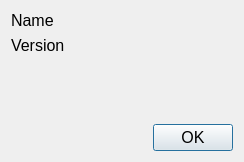
<?xml version="1.0" encoding="UTF-8"?>
<ui version="4.0">
 <class>AboutDialog</class>
 <widget class="QDialog" name="AboutDialog">
  <property name="geometry">
   <rect>
    <x>0</x>
    <y>0</y>
    <width>244</width>
    <height>162</height>
   </rect>
  </property>
  <property name="windowTitle">
   <string>Dialog</string>
  </property>
  <layout class="QHBoxLayout" name="horizontalLayout_2">
   <item>
    <layout class="QVBoxLayout" name="verticalLayout_2">
     <item>
      <layout class="QVBoxLayout" name="verticalLayout">
       <item>
        <widget class="QLabel" name="labelName">
         <property name="font">
          <font>
           <pointsize>12</pointsize>
          </font>
         </property>
         <property name="text">
          <string>Name</string>
         </property>
        </widget>
       </item>
       <item>
        <widget class="QLabel" name="labelVersion">
         <property name="font">
          <font>
           <pointsize>12</pointsize>
          </font>
         </property>
         <property name="text">
          <string>Version</string>
         </property>
        </widget>
       </item>
      </layout>
     </item>
     <item>
      <spacer name="verticalSpacer">
       <property name="orientation">
        <enum>Qt::Vertical</enum>
       </property>
       <property name="sizeHint" stdset="0">
        <size>
         <width>20</width>
         <height>40</height>
        </size>
       </property>
      </spacer>
     </item>
     <item>
      <layout class="QHBoxLayout" name="horizontalLayout">
       <item>
        <spacer name="horizontalSpacer">
         <property name="orientation">
          <enum>Qt::Horizontal</enum>
         </property>
         <property name="sizeHint" stdset="0">
          <size>
           <width>40</width>
           <height>20</height>
          </size>
         </property>
        </spacer>
       </item>
       <item>
        <widget class="QPushButton" name="pushButtonOK">
         <property name="font">
          <font>
           <pointsize>12</pointsize>
          </font>
         </property>
         <property name="text">
          <string>OK</string>
         </property>
        </widget>
       </item>
      </layout>
     </item>
    </layout>
   </item>
  </layout>
 </widget>
 <resources/>
 <connections/>
</ui>
